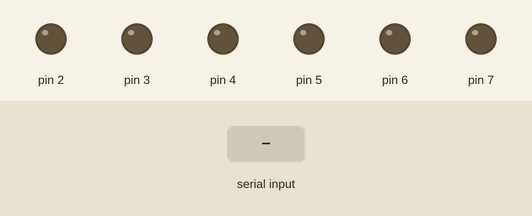
The sketch below on a simulated Arduino Uno, built with avr-gcc and run on an emulated ATmega328P. Shown: output pins drawn as LEDs (lit = HIGH). The test bench sets the inputs (shaded band).

Above: at 1.2 s.
1.3 s: "F" received over Serial
At 2.5 s:
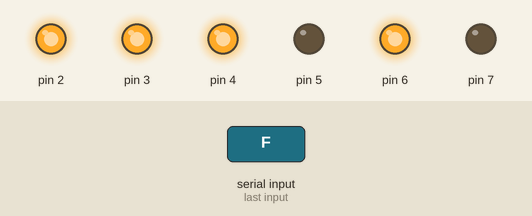
2.8 s: "B" received over Serial
At 3.6 s:
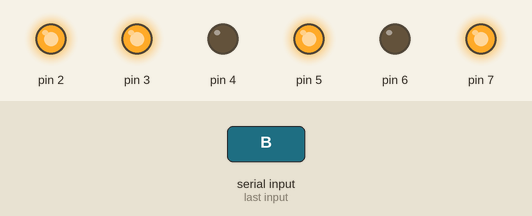
4.3 s: "L" received over Serial
At 4.8 s:
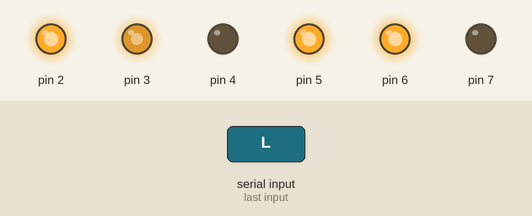
5.8 s: "R" received over Serial
At 7.0 s:
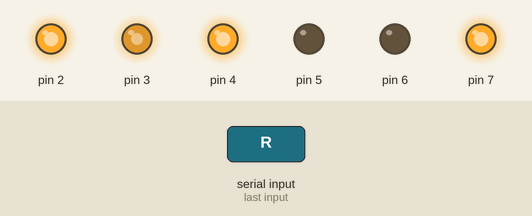
7.3 s: "S" received over Serial
At 8.3 s:
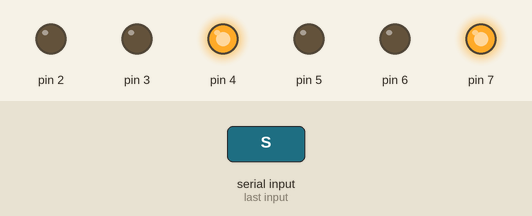
8.8 s: "F" received over Serial
At 9.4 s:
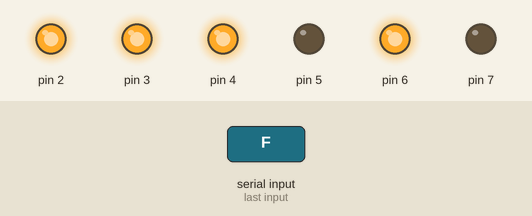
Timing chart, 0 to 11.3 s (numbered marks = the images above; inputs shaded):
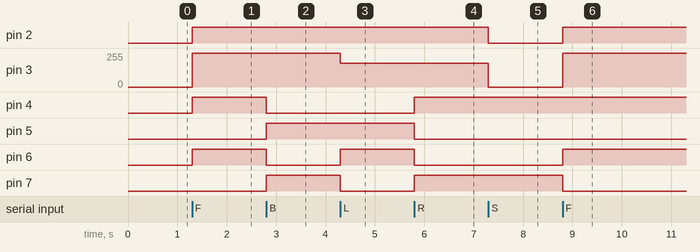

Measured:
- after the input at 1.3 s, pin 2, pin 4, pin 6: LOW → HIGH at once; pin 3: 0/255 → 255/255 at once
- after the input at 2.8 s, pin 4, pin 6: HIGH → LOW at once; pin 5, pin 7: LOW → HIGH at once
- after the input at 4.3 s, pin 3: 255/255 → 180/255 at once; pin 6: LOW → HIGH at once; pin 7: HIGH → LOW at once
- after the input at 5.8 s, pin 4, pin 7: LOW → HIGH at once; pin 5, pin 6: HIGH → LOW at once
- after the input at 7.3 s, pin 2: HIGH → LOW at once; pin 3: 180/255 → 0/255 at once
- after the input at 8.8 s, pin 2, pin 6: LOW → HIGH at once; pin 3: 0/255 → 255/255 at once; pin 7: HIGH → LOW at once

The sketch:

rec.ino
```cpp
void setup() {
  // put your setup code here, to run once:
Serial.begin(38400);

pinMode(2,OUTPUT);
pinMode(3,OUTPUT);
pinMode(4,OUTPUT);
pinMode(5,OUTPUT);
pinMode(6,OUTPUT);
pinMode(7,OUTPUT);
}

void forward(){
  digitalWrite(2,HIGH);
  digitalWrite(3,HIGH);

  digitalWrite(4,HIGH);
  digitalWrite(5,LOW);
  digitalWrite(6,HIGH);
  digitalWrite(7,LOW);
  }

void backward(){
  digitalWrite(2,HIGH);
  digitalWrite(3,HIGH);

  digitalWrite(5,HIGH);
  digitalWrite(4,LOW);
  digitalWrite(7,HIGH);
  digitalWrite(6,LOW);
  }

void right(){
  analogWrite(2,180);
  analogWrite(3,180);

  digitalWrite(4,HIGH);
  digitalWrite(5,LOW);
  digitalWrite(7,HIGH);
  digitalWrite(6,LOW);
  }

void left(){
  analogWrite(2,180);
  analogWrite(3,180);

  digitalWrite(5,HIGH);
  digitalWrite(4,LOW);
  digitalWrite(6,HIGH);
  digitalWrite(7,LOW);
  }

void brake(){
  digitalWrite(2,LOW);
  digitalWrite(3,LOW);
}

void loop() {
// put your main code here, to run repeatedly:
while(Serial.available()){
    char data = Serial.read();
    if(data == 'F')
      forward();
    else if(data == 'B')
      backward();
    else if(data == 'L')
      left();
    else if(data == 'R')
      right();
    else if(data == 'S')
      brake();
    else;

}
}
```
